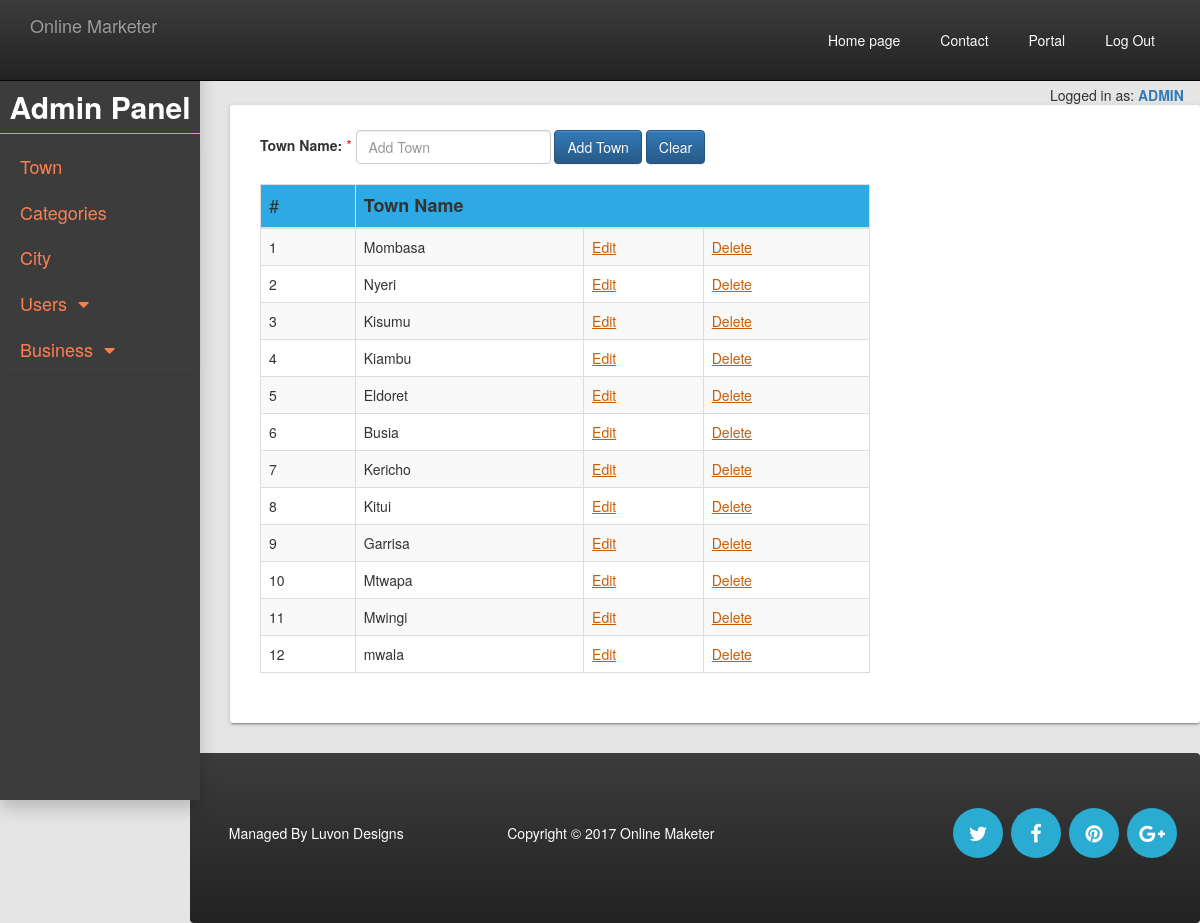
The page /index.php?q=admin&r=town (signed in) on the database its author committed.
### tables this page shows
CREATE TABLE `towns` (
  `townId` int(11) NOT NULL,
  `townName` varchar(100) NOT NULL
);

### pages/town.php (the view, shortened to what this page needs)
<?php
$townErr = "";
$conn = getConn();
?>
<!DOCTYPE html>
<html>
    <div class="row top">
        <div class="col-md-8 content tabl">
            <?php
                if(isset($_GET['e']) && $_GET['e'] == "editown")
                {
                    $townEditId = $_GET['id'];
                    $check = "SELECT * FROM towns WHERE townId=$townEditId";
                    $res = mysqli_query($conn, $check) or die(mysqli_error($conn));
                    $row = mysqli_fetch_array($res);
                    $townId = $row['townId'];
                    $townName = $row['townName'];
            ?>
                <div class="inner-content town-form">
                    <form role="form" class="form-inline" action="" method="post">
                        <div class="form-group">
                            <span class="span-error">  <?php echo $townErr; ?></span><br>
                            <label class="label-control">Town Name:</label>
                            <span class="span-error"> * </span>
                            <input type="text" name="townUpdate" class="form-control" autofocus="" value="<?php echo $townName; ?>">
                            <span><input type="submit" name="submit" class="btn btn-primary" value="Update"></span>
                            <a href="<?php htmlspecialchars($_SERVER['PHP_SELF']);?>?q=admin&r=town" class="btn btn-primary">Clear</a>
                        </div>
                    </form>
                </div>
            <?php
                } else {
            ?>
            <div class="inner-content town-form">
                <form role="form" class="form-inline" method="post">
                    <div class="form-group">
                        <span class="span-error"> <?php echo $townErr; ?></span><br>
                        <label class="label-control">Town Name:</label>
                        <span class="span-error"> * </span>
                        <input type="text" name="town" class="form-control" autofocus="" placeholder="Add Town">
                        <span><input type="submit" name="submit" class="btn btn-primary" value="Add Town"></span>
                        <a href="<?php htmlspecialchars($_SERVER['PHP_SELF']);?>?q=admin&r=town" class="btn btn-primary">Clear</a>
                    </div>
                </form>
            </div>
            <?php } ?>
            <div class="contSmall table-responsive">
                <table align="center" class="table table-striped table-bordered table-hover">
                    <thead>
                        <tr class="cat_head">
                            <td>#</td>
                            <th colspan="3">Town Name</th>
                        </tr>
                    </thead>
                    <tbody>
                        <?php
                            $check = "SELECT * FROM towns";
                            $res = mysqli_query($conn, $check) or die(mysqli_error($conn));
                            $i = 1;
                            while ($row = mysqli_fetch_array($res)) {
                                $townId = $row['townId'];
                                $townName = $row['townName'];
                                echo "
                                <tr>
                                    <td>$i</td>
                                    <td>$townName</td>
                                    <td><a href=".htmlspecialchars($_SERVER['PHP_SELF'])."?q=admin&r=town&id=$townId&e=editown>Edit</a></td>
                                    <td><a href=".htmlspecialchars($_SERVER['PHP_SELF'])."?q=admin&r=town&id=$townId&e=deletetown>Delete</a></td>
                                </tr>
                                ";
                                $i++;
                            }
                        ?>
                    </tbody>
                </table>
            </div>
        </div>
    </div>

### styles/styles.css (style rules this page uses)
body { padding-top: 77px; background-color:#E5E5E5; }
.top { padding-top: 20px; }
.cat_head { background-color :#2DAAE4; font-size: 18px; }
tbody a { color: #cb5c02; text-decoration: underline; }
.contSmall { padding-bottom: 10px; padding-top: 10px; }
.tabl { margin-left: 10px; margin-top: 10px; }
.content { min-height: 500px; }
.inner-content { padding-bottom: 5px; margin-bottom: 5px; margin-top: -2px; }
.span-error { color: red; font-size: 14px; }

### styles/newStyles.css (style rules this page uses)
.town-form { margin-top: -40px; }

### rows shown on the page
towns: townName "Mombasa"
towns: townName "Nyeri"
towns: townName "Kisumu"
towns: townName "Kiambu"
towns: townName "Eldoret"
towns: townName "Busia"
towns: townName "Kericho"
towns: townName "Kitui"
towns: townName "Garrisa"
towns: townName "Mtwapa"
towns: townName "Mwingi"
towns: townName "mwala"

### other values the page prints
$_SESSION['name'] "ADMIN"
